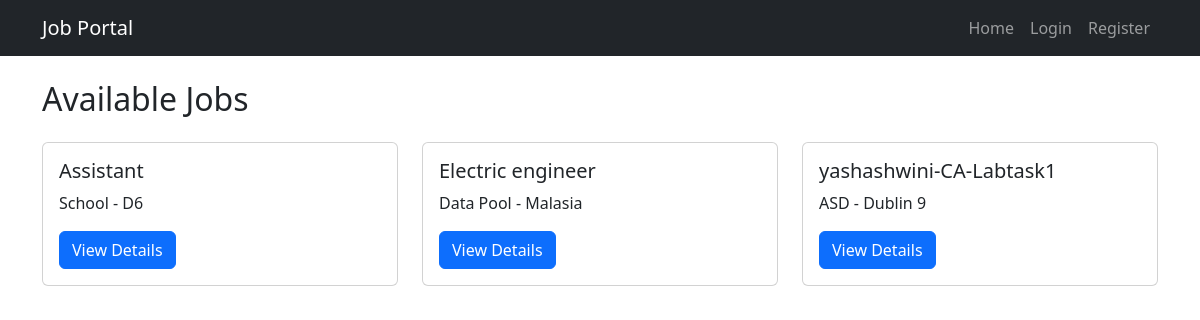
Screenshot of /jobs/ with the database file from the repository.
### jobs/models.py (models this page shows, shortened)
class Job(models.Model):
    title = models.CharField(max_length=200)
    description = models.TextField()
    company = models.CharField(max_length=200)
    location = models.CharField(max_length=100)
    salary = models.PositiveIntegerField()
    posted_at = models.DateTimeField(auto_now_add=True)
    employer = models.ForeignKey(User, on_delete=models.CASCADE, related_name="jobs", default=1)

### jobs/views.py (the view)
# urls.py: path("jobs/", views.job_list, name="job_list"),
def job_list(request):
    jobs = Job.objects.all()
    return render(request, "jobs/job_list.html", {"jobs": jobs})

### jobs/templates/jobs/job_list.html (shortened to what this page needs)
{% extends 'base.html' %}
{% block content %}
<h2 class="mb-4">Available Jobs</h2>
<div class="row">
    {% for job in jobs %}
    <div class="col-md-4">
        <div class="card mb-3">
            <div class="card-body">
                <h5 class="card-title">{{ job.title }}</h5>
                <p class="card-text">{{ job.company }} - {{ job.location }}</p>
                <a href="{% url 'job_detail' job.id %}" class="btn btn-primary">View Details</a>
            </div>
        </div>
    </div>
    {% empty %}
    <p>No jobs available.</p>
    {% endfor %}
</div>
{% endblock %}

### rows the page displays
Job: title "Assistant", company "School", location "D6"
Job: title "Electric engineer", company "Data Pool", location "Malasia"
Job: title "yashashwini-CA-Labtask1", company "ASD", location "Dublin 9"
